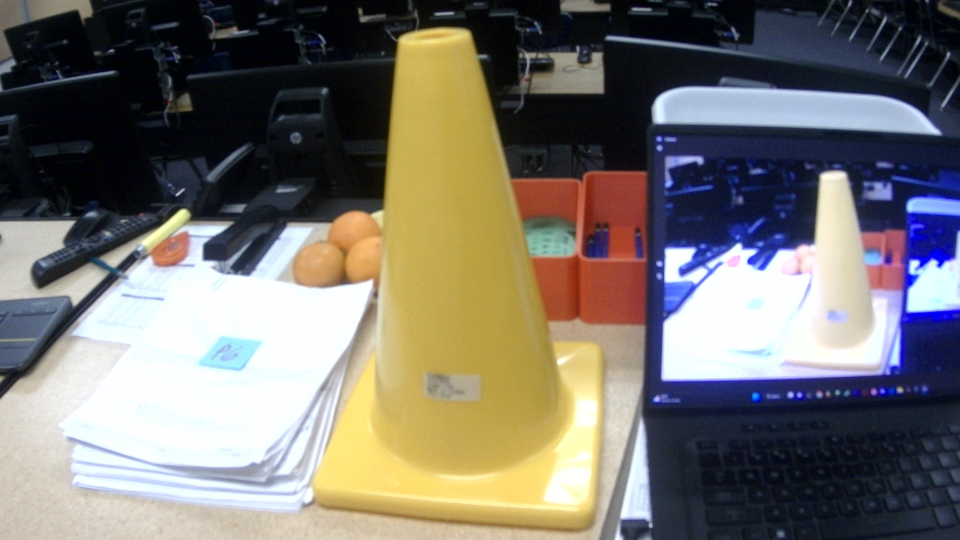
#> input picture test.jpg, 1920 x 1080 px, given in place of the camera (shown at 1/2 size)
$ python orientationdetection.py
#> lines starting #> are read from the running program, lines starting #| are printed output that depends on the picture; after the words box and inside, x2 and y2 are one past the last pixel; in counts of white or black regions, pixels touching at a corner belong together; long printed decimals are rounded
import cv2 as cv
from math import atan2, cos, sin, sqrt, pi, pow
import numpy as np

DELTAVALUE = 20 # variation for how wide the angle "upright" can be, in each direction

def returnOrientation(angle): # return true if angle is within upright range
    print(angle)
    if angle < (90 + DELTAVALUE) and angle > (90 - DELTAVALUE):
        return True
        # return True
    else:
        return False
        # return False

cap = cv.VideoCapture(0)

lower_threshold = np.array([15, 120, 120])   # determined experimentally
upper_threshold = np.array([31, 255, 255])   # determined experimentally

invert_angle = False
previous_angle = None

def findDistance(x1, y1, x2, y2):
    return pow(pow((x1 - x2), 2) + pow((y1 - y2), 2), 1/2)

while True:
    # Load the image
    ret, img = cap.read()
#> img is the input picture: shape (1080, 1920, 3); mean B, G, R 109.5, 115.8, 120

    # Was the image there?
    if img is None:
        print("Error: File not found")
        exit(0)

    #cv.imshow('Input Image', img)

    # convert image to HSV
    hsv = cv.cvtColor(img, cv.COLOR_BGR2HSV)
#> hsv: shape (1080, 1920, 3); mean H, S, V 77.7, 101.3, 135.3

    # convert the hsv image to binary image + noise reduction
    thresh = cv.inRange(hsv, lower_threshold, upper_threshold)
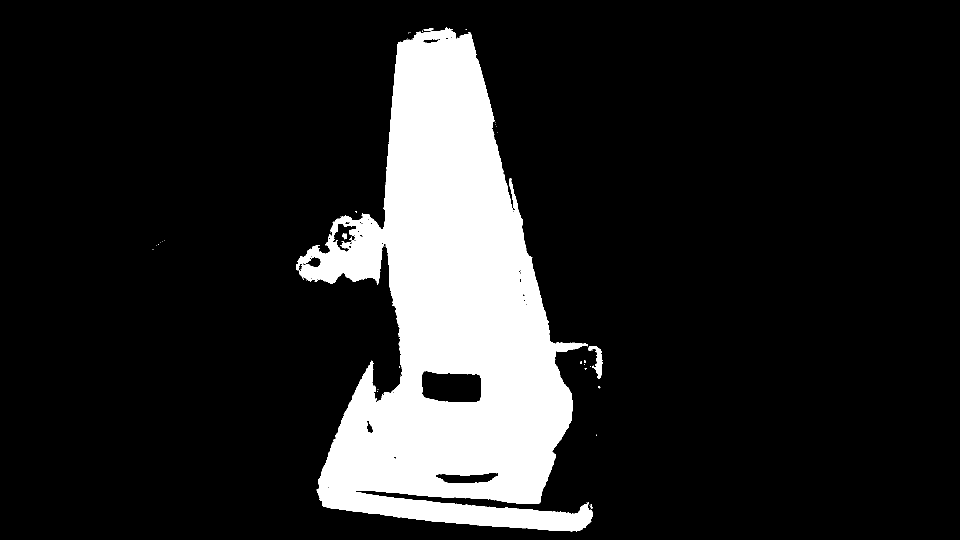
#> thresh: shape (1080, 1920) (shown at 1/2 size); 14.6% white; 47 white regions (42 under 20 px), largest, box (x1, y1, x2, y2) and area: (592, 55, 1186, 1063) 302320, (1176, 692, 1205, 758) 749, (684, 466, 694, 479) 85, (847, 57, 867, 62) 58, (1181, 1008, 1186, 1018) 25
    noise_reduction = cv.erode(thresh, np.ones((10, 10), np.uint8), iterations = 1)
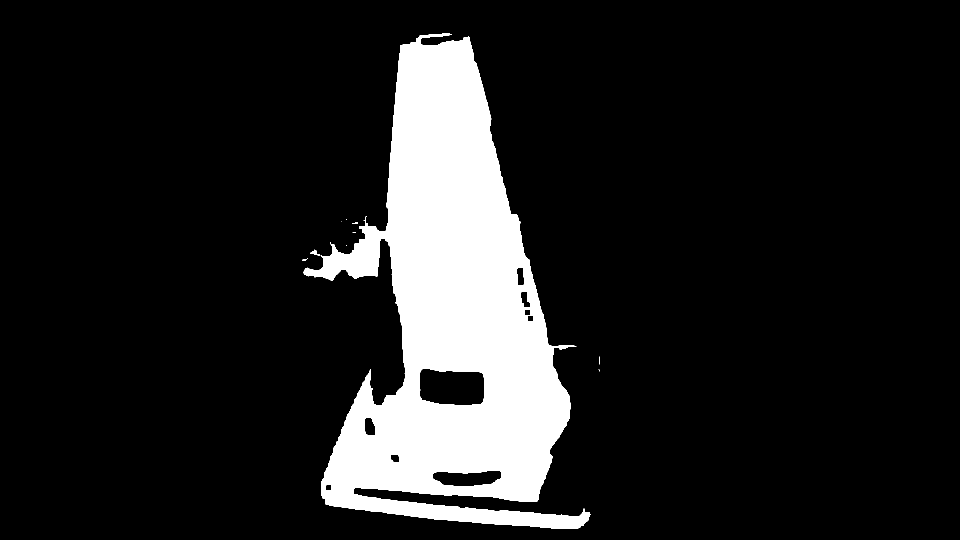
#> noise_reduction: shape (1080, 1920) (shown at 1/2 size); 13% white; 10 white regions (6 under 20 px), largest, box (x1, y1, x2, y2) and area: (607, 66, 1181, 1058) 269189, (620, 499, 640, 511) 91, (705, 445, 716, 448) 28, (604, 517, 616, 522) 27
    noise_reduction = cv.blur(thresh,(15,15))
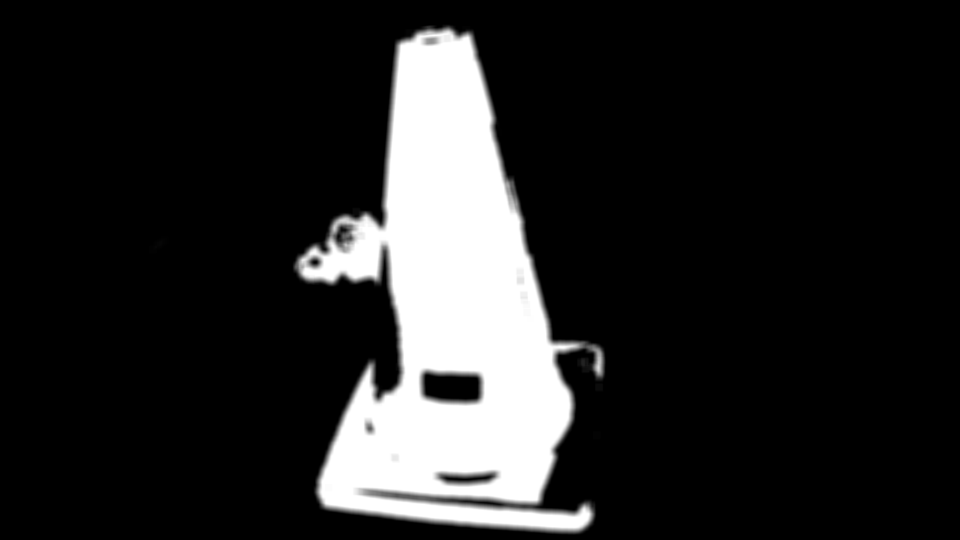
#> noise_reduction: shape (1080, 1920) (shown at 1/2 size); min 0, max 255, mean 37.3
    noise_reduction = cv.inRange(noise_reduction, 169, 255)
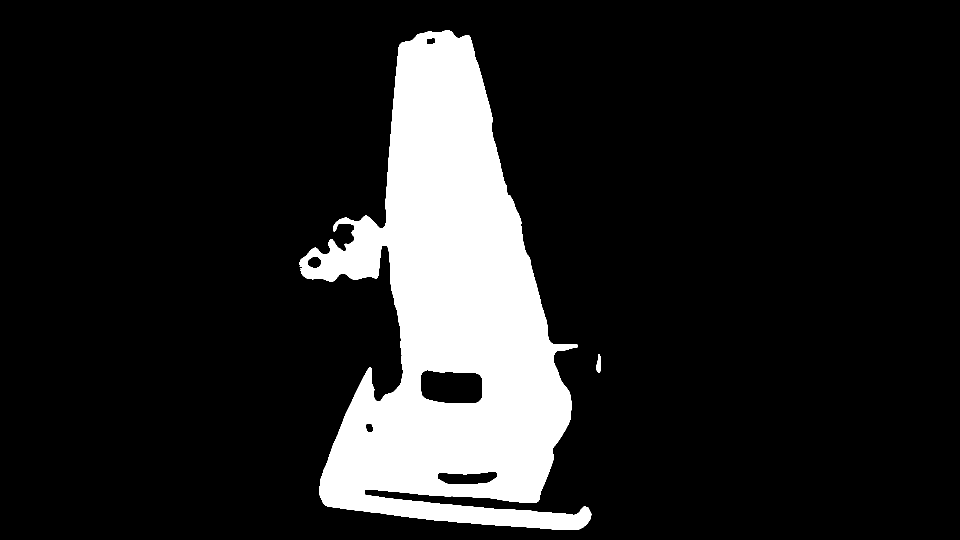
#> noise_reduction: shape (1080, 1920) (shown at 1/2 size); 14% white; 2 white regions

    # Find all the contours in the thresholded image
    contours, _ = cv.findContours(noise_reduction, cv.RETR_LIST, cv.CHAIN_APPROX_NONE)
#> contours = 7 contours; box (x1, y1, x2, y2) and area: (599, 60, 1183, 1060) 299086, (840, 739, 966, 808) 7363, (874, 942, 995, 970) 2434, (614, 512, 644, 537) 518, (731, 846, 748, 866) 242, (852, 75, 872, 89) 222, (1192, 708, 1202, 745) 216

    # make this if not indent everything
    if len(contours) == 0:
        cv.imshow('Output Image', img)
        #cv.imshow('Noise Reduction', noise_reduction)
        if cv.waitKey(1) & 0xFF == ord('q'):
            break
        continue

    max_area_contour = contours[0]
#> max_area_contour = contour of 255 points, box (x1, y1, x2, y2) (874, 942, 995, 970), area 2434
    for i, c in enumerate(contours):
        area = cv.contourArea(c)
        # Ignore contours that are too small or too large
        if area < 1000 or 300000 < area:
            continue

        if area > cv.contourArea(max_area_contour):
            max_area_contour = c
#> this loop made 7 passes
#> area on passes 1 to 7: 2433.5, 242, 7363, 215.5, 518, 221.5, 299086
#> after the loop, max_area_contour = contour of 4170 points, box (x1, y1, x2, y2) (599, 60, 1183, 1060), area 299086

    M = cv.moments(max_area_contour)
#> M = moments, m00 299086, centre m10/m00, m01/m00 = (899.9, 633.7)
    if not M['m00'] == 0:
        cX = int(M["m10"] / M["m00"])
#> cX = 899
        cY = int(M["m01"] / M["m00"])
#> cY = 633
        # draw the contour and center of the shape on the image
        cv.circle(img, (cX, cY), 7, (0, 0, 0), -1)
#> img: shape (1080, 1920, 3); 0.01% of pixels changed, all inside (x1, y1, x2, y2) = (892, 626, 907, 641)

        leftmost = tuple(max_area_contour[max_area_contour[:,:,0].argmin()][0])
#> leftmost = (599, 524)
        rightmost = tuple(max_area_contour[max_area_contour[:,:,0].argmax()][0])
#> rightmost = (1182, 1030)
        topmost = tuple(max_area_contour[max_area_contour[:,:,1].argmin()][0])
#> topmost = (894, 60)
        bottommost = tuple(max_area_contour[max_area_contour[:,:,1].argmax()][0])
#> bottommost = (1122, 1059)

        cv.circle(img, leftmost, 5, (0, 0, 0), 2)
#> img: shape (1080, 1920, 3); mean B, G, R 109.5, 115.8, 120
        cv.circle(img, rightmost, 5, (0, 0, 0), 2)
#> img: shape (1080, 1920, 3); mean B, G, R 109.5, 115.8, 120
        cv.circle(img, topmost, 5, (0, 0, 0), 2)
#> img: shape (1080, 1920, 3); mean B, G, R 109.5, 115.7, 120
        cv.circle(img, bottommost, 5, (0, 0, 0), 2)
#> img: shape (1080, 1920, 3); mean B, G, R 109.5, 115.7, 120

        (x,y),(MA,ma),angle = cv.fitEllipse(max_area_contour)
#> x = 901.6; y = 647.5; MA = 487.2; ma = 983.5; angle = 176.4

        largestDistance = 0
        if findDistance(leftmost[0], leftmost[1], cX, cY) > largestDistance:
            largestDistance = findDistance(leftmost[0], leftmost[1], cX, cY)
#> largestDistance = 319.2
            tipOfCone = leftmost
#> tipOfCone = (599, 524)
        if findDistance(rightmost[0], rightmost[1], cX, cY) > largestDistance:
            largestDistance = findDistance(rightmost[0], rightmost[1], cX, cY)
#> largestDistance = 487.5
            tipOfCone = rightmost
#> tipOfCone = (1182, 1030)
        if findDistance(topmost[0], topmost[1], cX, cY) > largestDistance:
            largestDistance = findDistance(topmost[0], topmost[1], cX, cY)
#> largestDistance = 573
            tipOfCone = topmost
#> tipOfCone = (894, 60)
        if findDistance(bottommost[0], bottommost[1], cX, cY) > largestDistance:
            largestDistance = findDistance(bottommost[0], bottommost[1], cX, cY)
            tipOfCone = bottommost

        if tipOfCone[0] > cX:
            invert_angle = True
        else:
            invert_angle = False
#> invert_angle = False


        # [23 lines of commented-out code are left out]

        if invert_angle:
            angle += 180

        print(angle)
#| 176.438


    cv.imshow('Output Image', img)
    #cv.imshow('Noise Reduction', noise_reduction)
    if cv.waitKey(1) & 0xFF == ord('q'):
#> (key q is pressed here)
        break

# Save the output image to the current directory
# cv.imwrite("output_img.jpg", img)
